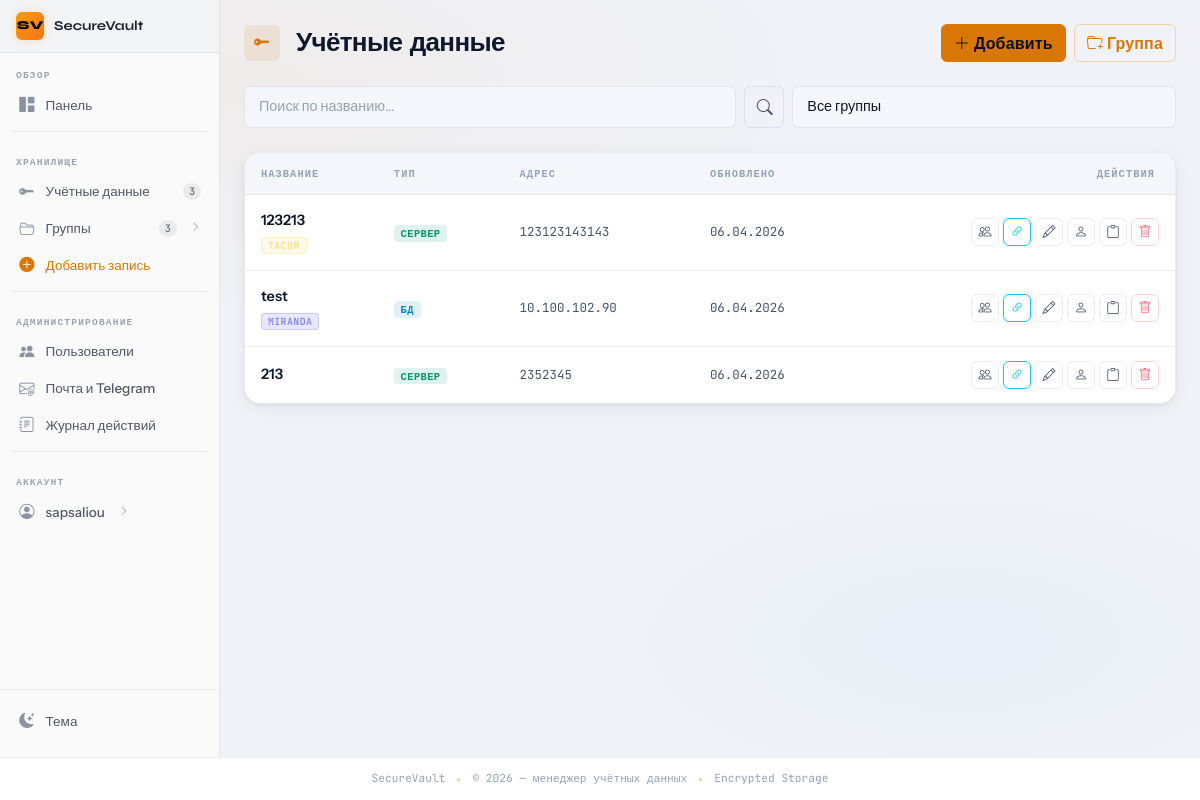
/credentials/ (signed in), run on the app's committed database.
### app/models.py (models this page shows, shortened)
class User(UserMixin, db.Model):
    id = db.Column(db.Integer, primary_key=True)
    username = db.Column(db.String(80), unique=True, nullable=False, index=True)
    email = db.Column(db.String(120), unique=True, nullable=False, index=True)
    password_hash = db.Column(db.String(255), nullable=False)
    created_at = db.Column(db.DateTime, default=datetime.utcnow)
    last_login = db.Column(db.DateTime)
    is_active = db.Column(db.Boolean, default=True)
    is_admin = db.Column(db.Boolean, default=False, nullable=False)
    credentials = db.relationship('Credential', backref='owner', lazy='dynamic', cascade='all, delete-orphan')
    groups = db.relationship('CredentialGroup', backref='creator', lazy='dynamic', cascade='all, delete-orphan')
    shares_received = db.relationship(
        'CredentialShare',
        foreign_keys='CredentialShare.shared_with_user_id',
        back_populates='shared_with_user',
        lazy='dynamic',
    )

class Credential(db.Model):
    id = db.Column(db.Integer, primary_key=True)
    title = db.Column(db.String(120), nullable=False)
    service_type = db.Column(db.String(50), nullable=False)  # server, database, app, etc
    description = db.Column(db.Text)
    username_encrypted = db.Column(db.Text, nullable=False)
    password_encrypted = db.Column(db.Text, nullable=False)
    url = db.Column(db.String(255))
    port = db.Column(db.Integer)
    extra_data_encrypted = db.Column(db.Text)  # JSON для доп данных
    user_id = db.Column(db.Integer, db.ForeignKey('user.id'), nullable=False)
    group_id = db.Column(db.Integer, db.ForeignKey('credential_group.id'))
    created_at = db.Column(db.DateTime, default=datetime.utcnow)
    updated_at = db.Column(db.DateTime, default=datetime.utcnow, onupdate=datetime.utcnow)
    last_accessed = db.Column(db.DateTime)
    shares = db.relationship(
        'CredentialShare',
        back_populates='credential',
        lazy='dynamic',
        cascade='all, delete-orphan',
    )
    reveal_tokens = db.relationship(
        'CredentialRevealToken',
        back_populates='credential',
        lazy='dynamic',
        cascade='all, delete-orphan',
    )

class CredentialGroup(db.Model):
    id = db.Column(db.Integer, primary_key=True)
    name = db.Column(db.String(120), nullable=False)
    description = db.Column(db.Text)
    user_id = db.Column(db.Integer, db.ForeignKey('user.id'), nullable=False)
    created_at = db.Column(db.DateTime, default=datetime.utcnow)
    color = db.Column(db.String(7), default='#3b82f6')
    credentials = db.relationship('Credential', backref='group', lazy='dynamic', cascade='all, delete-orphan')

### app/routes.py (the view)
@credential_bp.route('/')
@login_required
def list_credentials():
    page = request.args.get('page', 1, type=int)
    group_id = request.args.get('group_id', None, type=int)
    search = request.args.get('search', '')
    query = _visible_credentials_query(current_user)
    if group_id:
        query = query.filter_by(group_id=group_id)
    if search:
        query = query.filter(Credential.title.ilike(f'%{search}%'))
    credentials = query.order_by(Credential.updated_at.desc()).paginate(page=page, per_page=10)
    groups = current_user.groups.order_by(CredentialGroup.name).all()
    groups_meta = [{'group': g, 'count': g.credentials.count()} for g in groups]
    return render_template(
        'credentials.html',
        credentials=credentials,
        groups=groups,
        groups_meta=groups_meta,
        search=search,
        group_id=group_id,
    )

### app/templates/credentials.html (shortened to what this page needs)
{% extends "base.html" %}
{% macro group_hex(g) -%}
{%- if g and g.color and g.color|length == 7 and g.color[0:1] == '#' -%}{{ g.color|e }}{%- else -%}#f59e0b{%- endif -%}
{%- endmacro %}
{% set svc_labels = {
  'server': 'Сервер', 'database': 'БД', 'app': 'Приложение',
  'email': 'Email', 'cloud': 'Облако', 'vpn': 'VPN', 'other': 'Другое'
} %}
{% set svc_type_keys = svc_labels.keys()|list %}
{% block content %}
<div class="py-4">
  <div class="d-flex flex-column flex-md-row justify-content-between align-items-start align-items-md-center gap-3 mb-4 animate-fadein">
    <div class="d-flex align-items-center gap-3">
      <div class="page-title-icon"><i class="bi bi-key-fill"></i></div>
      <h1 class="page-title mb-0">Учётные данные</h1>
    </div>
    <div class="d-flex flex-wrap gap-2">
      <a href="{{ url_for('credential_bp.add_credential') }}" class="btn btn-primary">
        <i class="bi bi-plus-lg me-1"></i>Добавить
      </a>
      <a href="{{ url_for('credential_bp.add_group') }}" class="btn btn-outline-primary">
        <i class="bi bi-folder-plus me-1"></i>Группа
      </a>
    </div>
  </div>
  <div class="row g-2 mb-4 animate-fadein-1">
    <div class="col-md-7">
      <form method="get" class="d-flex gap-2">
        <input type="text" name="search" class="form-control" placeholder="Поиск по названию…" value="{{ search or '' }}">
        <button class="btn btn-outline-secondary" type="submit" title="Найти"><i class="bi bi-search"></i></button>
      </form>
    </div>
    <div class="col-md-5">
      <select class="form-select" aria-label="Фильтр по группе"
              onchange="const v=this.value; location.href=v?`{{ url_for('credential_bp.list_credentials') }}?group_id=${v}`:`{{ url_for('credential_bp.list_credentials') }}`;">
        <option value="">Все группы</option>
      </select>
    </div>
  </div>
  <div class="card-vault d-none d-md-block animate-fadein-2">
    <div class="table-responsive">
      <table class="table-vault w-100">
        <thead>
          <tr>
            <th>Название</th>
            <th>Тип</th>
            <th>Адрес</th>
            <th>Обновлено</th>
            <th class="text-end" style="padding-right:1.25rem;">Действия</th>
          </tr>
        </thead>
        <tbody>
          {% if credentials.items %}
            {% for cred in credentials.items %}
              {% set is_owner = cred.user_id == current_user.id %}
              <tr>
                <td style="padding-left:1rem;">
                  <p class="mb-0 fw-semibold" style="font-size:0.9rem;">{{ cred.title }}</p>
                  {% if cred.group %}
                    {% set gh = group_hex(cred.group) %}
                    <span class="badge badge-group mt-1" style="--gv: {{ gh }};">{{ cred.group.name }}</span>
                  {% endif %}
                </td>
                <td>
                  {% set st = cred.service_type if cred.service_type in svc_type_keys else 'other' %}
                  <span class="badge badge-svc badge-svc-{{ st }}">{{ svc_labels.get(cred.service_type, cred.service_type) }}</span>
                </td>
                <td class="text-muted" style="font-family:var(--font-mono);font-size:0.78rem;max-width:200px;">
                  <span class="d-block text-truncate">
                    {% if cred.url %}{{ cred.url }}{% if cred.port %}:{{ cred.port }}{% endif %}{% else %}<span class="text-dim">—</span>{% endif %}
                  </span>
                </td>
                <td class="text-muted" style="font-family:var(--font-mono);font-size:0.78rem;white-space:nowrap;">
                  {{ cred.updated_at.strftime('%d.%m.%Y') }}
                </td>
                <td class="text-end" style="padding-right:1rem;">
                  <div class="d-flex align-items-center justify-content-end gap-1">
                    {% if is_owner %}
                      <a href="{{ url_for('credential_bp.share_credential', credential_id=cred.id, next='list') }}"
                         class="btn btn-sm btn-outline-secondary btn-icon" title="Поделиться">
                        <i class="bi bi-people"></i>
                      </a>
                      <a href="{{ url_for('credential_bp.credential_one_time_link', credential_id=cred.id, next='list') }}"
                         class="btn btn-sm btn-outline-info btn-icon" title="Одноразовая ссылка">
                        <i class="bi bi-link-45deg"></i>
                      </a>
                      <a href="{{ url_for('credential_bp.edit_credential', credential_id=cred.id) }}"
                         class="btn btn-sm btn-outline-secondary btn-icon" title="Изменить">
                        <i class="bi bi-pencil"></i>
                      </a>
                    {% else %}
                      <a href="{{ url_for('credential_bp.view_credential', credential_id=cred.id) }}"
                         class="btn btn-sm btn-outline-secondary btn-icon" title="Открыть">
                        <i class="bi bi-eye"></i>
                      </a>
                    {% endif %}
                    <button type="button" class="btn btn-sm btn-outline-secondary btn-icon copy-username-btn"
                            data-credential-id="{{ cred.id }}" title="Копировать логин">
                      <i class="bi bi-person"></i>
                    </button>
                    <button type="button" class="btn btn-sm btn-outline-secondary btn-icon copy-password"
                            data-credential-id="{{ cred.id }}" title="Копировать пароль">
                      <i class="bi bi-clipboard"></i>
                    </button>
                    {% if is_owner %}
                      <form method="post"
                            action="{{ url_for('credential_bp.delete_credential', credential_id=cred.id) }}"
                            class="d-inline"
                            onsubmit="return confirm('Удалить эту запись?');">
                        <button type="submit" class="btn btn-sm btn-outline-danger btn-icon" title="Удалить">
                          <i class="bi bi-trash"></i>
                        </button>
                      </form>
                    {% endif %}
                  </div>
                </td>
              </tr>
            {% endfor %}
          {% endif %}
        </tbody>
      </table>
    </div>
  </div>
</div>
{% endblock %}

### app/templates/partials/sidebar_right.html (shortened to what this page needs)
<div class="sv-sidebar-project">
  <div class="sv-sidebar-project-icon">SV</div>
  <span class="sv-sidebar-project-name">SecureVault</span>
</div>
<nav aria-label="Основная навигация">
  <span class="sv-sidebar-section-label">Обзор</span>
  <ul class="sv-nav">
    <li class="sv-nav-item">
      <a class="sv-nav-link" href="{{ url_for('main.dashboard') }}">
        <span class="sv-nav-icon"><i class="bi bi-grid-1x2-fill"></i></span>
        <span>Панель</span>
      </a>
    </li>
  </ul>
  <div class="sv-sidebar-divider"></div>
  <span class="sv-sidebar-section-label">Хранилище</span>
  <ul class="sv-nav">
    <li class="sv-nav-item">
      <a class="sv-nav-link" href="{{ url_for('credential_bp.list_credentials') }}">
        <span class="sv-nav-icon"><i class="bi bi-key-fill"></i></span>
        <span>Учётные данные</span>
        <span class="sv-nav-badge {% if current_user.credentials.count() == 0 %}sv-nav-badge-0{% endif %}">
          {{ current_user.credentials.count() }}
        </span>
      </a>
    </li>
    <li class="sv-nav-item">
      <button class="sv-nav-link"
              type="button"
              data-bs-toggle="collapse"
              data-bs-target="#sbGroups"
              aria-expanded="false"
              aria-controls="sbGroups">
        <span class="sv-nav-icon"><i class="bi bi-folder2-open"></i></span>
        <span>Группы</span>
        <span class="sv-nav-badge {% if current_user.groups.count() == 0 %}sv-nav-badge-0{% endif %}">
          {{ current_user.groups.count() }}
        </span>
        <i class="bi bi-chevron-right sv-nav-arrow ms-1"></i>
      </button>
          {% set groups = current_user.groups.order_by('name').all() %}
    </li>
    <li class="sv-nav-item">
      <a class="sv-nav-link" href="{{ url_for('credential_bp.add_credential') }}"
         style="color: var(--accent);">
        <span class="sv-nav-icon" style="color:var(--accent);"><i class="bi bi-plus-circle-fill"></i></span>
        <span>Добавить запись</span>
      </a>
    </li>
  </ul>
  {% if current_user.is_admin %}
  <div class="sv-sidebar-divider"></div>
  <span class="sv-sidebar-section-label">Администрирование</span>
  <ul class="sv-nav">
    <li class="sv-nav-item">
      <a class="sv-nav-link" href="{{ url_for('admin.admin_user_list') }}">
        <span class="sv-nav-icon"><i class="bi bi-people-fill"></i></span>
        <span>Пользователи</span>
      </a>
    </li>
    <li class="sv-nav-item">
      <a class="sv-nav-link" href="{{ url_for('admin.admin_delivery_settings') }}">
        <span class="sv-nav-icon"><i class="bi bi-envelope-at"></i></span>
        <span>Почта и Telegram</span>
      </a>
    </li>
    <li class="sv-nav-item">
      <a class="sv-nav-link" href="{{ url_for('admin.admin_audit_log') }}">
        <span class="sv-nav-icon"><i class="bi bi-journal-text"></i></span>
        <span>Журнал действий</span>
      </a>
    </li>
  </ul>
  {% endif %}
  <div class="sv-sidebar-divider"></div>
  <span class="sv-sidebar-section-label">Аккаунт</span>
  <ul class="sv-nav">
    <li class="sv-nav-item">
      <button class="sv-nav-link"
              type="button"
              data-bs-toggle="collapse"
              data-bs-target="#sbAccount"
              aria-expanded="false"
              aria-controls="sbAccount">
        <span class="sv-nav-icon"><i class="bi bi-person-circle"></i></span>
        <span class="text-truncate">{{ current_user.username }}</span>
        <i class="bi bi-chevron-right sv-nav-arrow ms-1"></i>
      </button>
    </li>
  </ul>
</nav>
<div class="sv-sidebar-actions">
  <button type="button" class="sv-theme-btn theme-toggle" title="Сменить тему">
    <span class="sv-nav-icon">
      <i class="bi bi-moon-stars-fill theme-icon-dark"></i>
    </span>
    <span>Тема</span>
  </button>
</div>

### data on the page
User: username "sapsaliou"
Credential: title "123213", group.name "TACOM", get "СЕРВЕР", url "123123143143", updated_at "06.04.2026"
Credential: title "test", group.name "MIRANDA", get "БД", url "10.100.102.90", updated_at "06.04.2026"
Credential: title "213", get "СЕРВЕР", url "2352345", updated_at "06.04.2026"

### other printed values
{{ current_user.credentials.count() }} "3"
{{ current_user.groups.count() }} "3"
